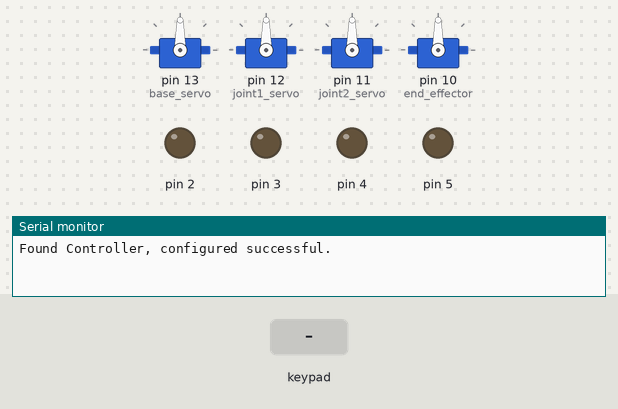
Bench run of a sketch on a simulated Arduino Uno, built with avr-gcc and run on an emulated ATmega328P. On the bench: 4 × servo, output pins drawn as LEDs (lit = HIGH), the last lines printed to the serial monitor. The test bench sets the inputs (shaded band).

Above: at 1.2 s.
1.3 s: key 'U' pressed
At 2.4 s:
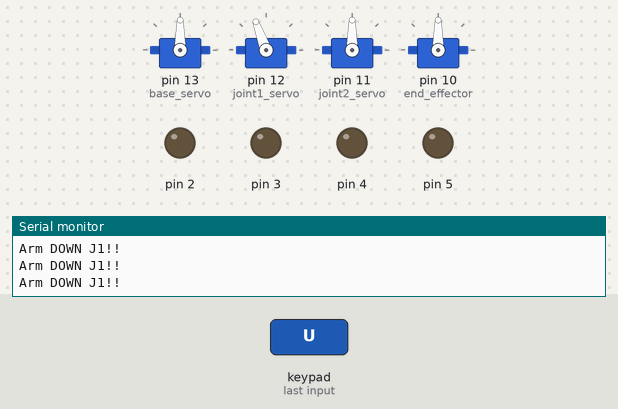
3.1 s: key 'L' pressed
At 4.2 s:
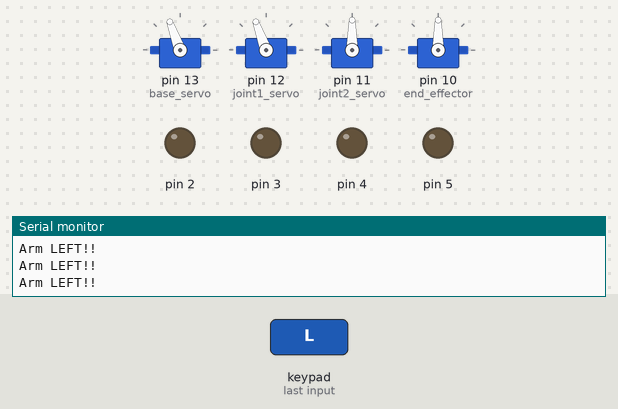
4.9 s: key 'D' pressed
At 6.1 s:
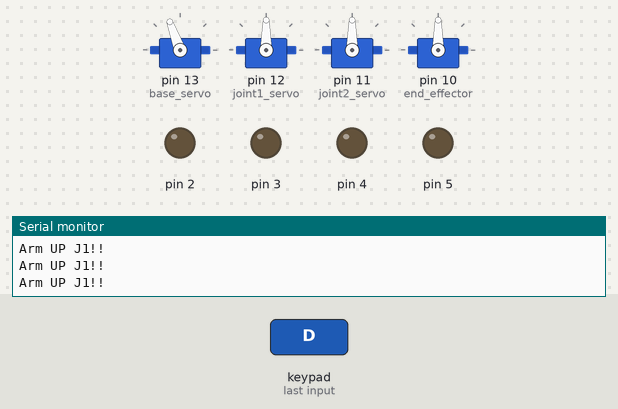
6.7 s: key 'O' pressed
At 7.9 s:
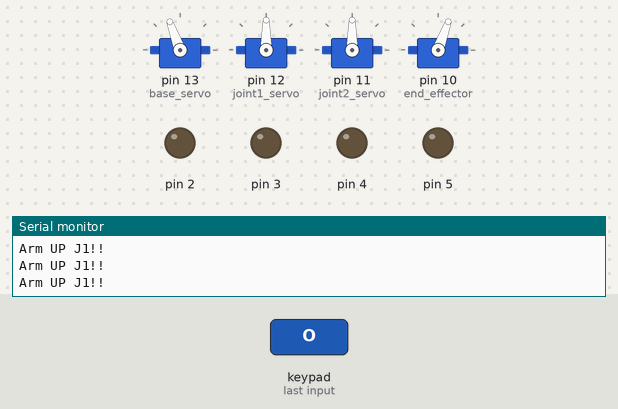
8.5 s: key 'R' pressed
At 9.1 s:
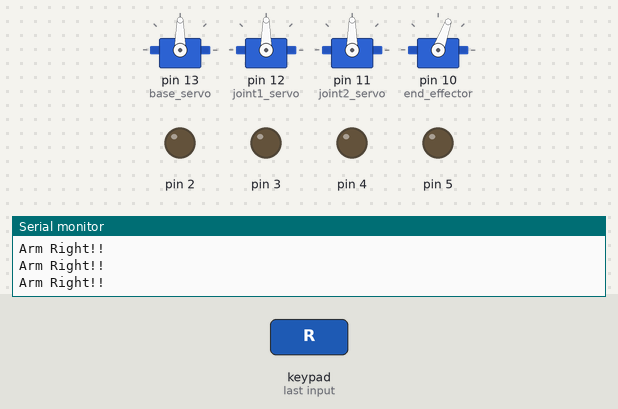
10.3 s: key 'T' pressed
At 11.0 s:
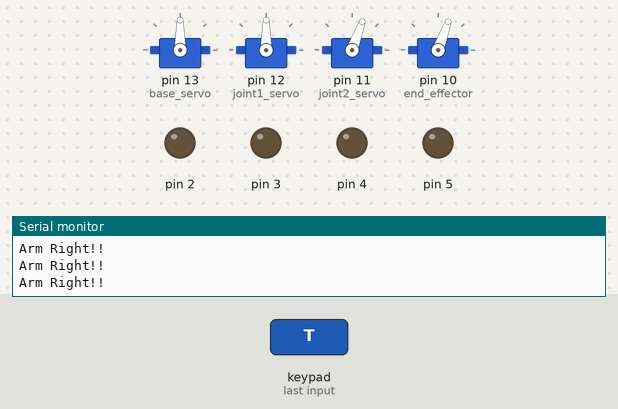
Timing chart, 0 to 13.1 s (numbered marks = the images above; inputs shaded):
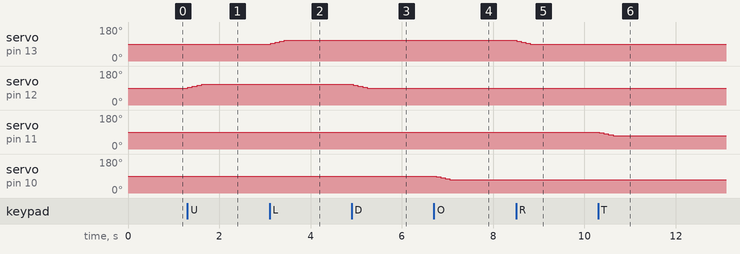

Measured:
- after the input at 1.3 s, servo on pin 12 (joint1_servo): 90° → 95° at once, → 100° 0.10 s later, → 105° 0.10 s later, → 110° 0.10 s later
- after the input at 3.1 s, servo on pin 13 (base_servo): 90° → 95° at once, → 100° 0.10 s later, → 105° 0.10 s later, → 110° 0.10 s later
- after the input at 4.9 s, servo on pin 12 (joint1_servo): 110° → 105° at once, → 100° 0.10 s later, → 95° 0.10 s later, → 90° 0.10 s later
- after the input at 6.7 s, servo on pin 10 (end_effector): 90° → 85° after 0.05 s, → 80° 0.10 s later, → 75° 0.10 s later, → 70° 0.10 s later
- after the input at 8.5 s, servo on pin 13 (base_servo): 110° → 105° at once, → 100° 0.10 s later, → 95° 0.10 s later, → 90° 0.10 s later
- after the input at 10.3 s, servo on pin 11 (joint2_servo): 90° → 85° at once, → 80° 0.10 s later, → 75° 0.10 s later, → 70° 0.10 s later

The sketch:

documentation_and_code.ino
```cpp
/*

       crocodile buggy
 • our idea:
    wheeled mobile robot with metal detector sensor controlled by arm to detect metals (Mine)

 • Electronic parts
    1)  Arduino maga 1
    2)  DC motors 4
    3)  wheels  8
    4)  L298N motor driver 2
    5)  servo motor MG955 3 (180 degree)
    6)  metal detector
    7)  programmable ps2 controller
    8)  9V battery (Arduino)
    9)  5V battery (servos)
    10) 11.1V battery (DC motors)

 • pins decumentation:
    • Servos:
        1) base servo : 13
        2) joint1 servo : 12
        3) joint2 servo : 11
        3) end effector : 10
    • Ps2 controllar:
        1) data : 9
        2) command : 8
        3) vibration : -
        4) GND : GND
        5) power : 3.3v or 5v
        6) attention : 7
        7) clock : 6
        8) no connection : -
        9) Acknowledge : -
    • motors:
      • front:
        1) Left:
          Enable : 5
          IN1 : 22
          IN2 : 24
        2) Right:
          Enable: 4
          IN3 : 26
          IN4 : 28
     • Back:
        1)Right:
          Enable: 3
          IN1 : 36
          IN2 : 34
        4)Left:
         Enable: 2
          IN3 : 32
          IN4 : 30
    • sersor:
      V+ : 5v
      V- : GND
  • for movement:
  1) arm
      Key       move   type
  PSB_PAD_UP    UP     Analog
  PSB_PAD_DOWN  DOWN   Analog
  PSB_PAD_LEFT  LEFT   Analog
  PSB_PAD_RIGHT RIGHT  Analog
  2)motor movement
   Forword =>        X = 128  ,  Y = 0
   Forword_left =>   X = 0    ,  Y = 0
   Forword_Right =>  X = 255  ,  Y = 0
   Left =>           X = 0    ,  Y = 128
   Right =>          X = 255  ,  Y = 128
   Backword =>       X = 128  ,  Y = 255
   Backword_left =>  X = 0    ,  Y = 255
   Backword_Right => X = 255  ,  Y = 255
*/
#include <Servo.h>
#include <PS2X_lib.h>

class motor {
private:
  int speed;  //speed can be  between [0 , 255]
  byte first_pin, second_pin, Enable;
  // first_pin and second_pin will get the pins IN1 , IN2 , IN3 , IN4

public:
  //a contractor will help holding the pins for each motor
  motor(int speed, byte Enable, byte first_pin, byte second_pin) {
    this->speed = speed;
    this->Enable = Enable;
    this->first_pin = first_pin;
    this->second_pin = second_pin;
    pinMode(Enable, OUTPUT);
    pinMode(first_pin, OUTPUT);
    pinMode(second_pin, OUTPUT);
  }
  inline void speed_control(int speed) {
    this->speed = speed;
  }
  void Forword() {
    analogWrite(Enable, speed);
    digitalWrite(first_pin, HIGH);
    digitalWrite(second_pin, LOW);
  }
  void Backword() {
    analogWrite(Enable, speed);
    digitalWrite(first_pin, LOW);
    digitalWrite(second_pin, HIGH);
  }
  inline void stop() {
    analogWrite(Enable, 0);
  }
};

//motor(speed, Enable , first_pin, second_pin);
motor front_L(255,5, 22, 24), front_R(255,4, 26, 28);
motor back_L(255,2, 32, 30 ), back_R(255,  3, 36, 38);
//Servo
Servo base_servo, joint1_servo, joint2_servo, end_effector;
//controllr
PS2X ps2x;
byte error;

void stop_all() {
  front_L.stop();
  front_R.stop();
  back_L.stop();
  back_R.stop();
}
void setup() {
  Serial.begin(9600);
  //------------------------------------------------
  base_servo.attach(13);
  joint1_servo.attach(12);
  joint2_servo.attach(11);
  end_effector.attach(10);
  //------------------------------------------------
  //ps2x.config_gamepad(clock, command, attention, data, Pressures? Rumble?);
  error = ps2x.config_gamepad(6, 8, 7, 9, false, false);

  if (error == 0)
    Serial.println("Found Controller, configured successful.");
  else if (error == 1)
    Serial.println("No controller found.");
  else if (error == 2)
    Serial.println("Controller found but not accepting commands.");
  else if (error == 3)
    Serial.println("Controller refusing to enter Pressures mode, may not support it.");
}
void loop() {
  ps2x.read_gamepad();
  static byte base_angle = 90, joint1_angle = 90, joint2_angle = 90, end_effector_angle = 90;
  char *buffer = new char[10];


  if (ps2x.Button(PSB_START)) {
    base_angle = 90, joint1_angle = 90, joint2_angle = 90;
    base_servo.write(base_angle);
    delay(500);
    joint1_servo.write(joint1_angle);
    delay(500);
    joint2_servo.write(joint2_angle);
  } else if (ps2x.Button(PSB_PAD_DOWN)) {
    Serial.println("Arm UP J1!!");
    if (joint1_angle == 90)
      return;
    joint1_servo.write(joint1_angle -= 5);
    delay(50);
  } else if (ps2x.Button(PSB_PAD_UP)) {
    Serial.println("Arm DOWN J1!!");
    if (joint1_angle == 180)
      return;
    joint1_servo.write(joint1_angle += 5);
    delay(50);
  } else if (ps2x.Button(PSB_PAD_RIGHT)) {
    Serial.println("Arm Right!!");
    if (base_angle == 0)
      return;
    base_servo.write(base_angle -= 5);
    delay(50);
  } else if (ps2x.Button(PSB_PAD_LEFT)) {
    Serial.println("Arm LEFT!!");
    if (base_angle == 180)
      return;
    base_servo.write(base_angle += 5);
    delay(50);
  } else if (ps2x.Button(PSB_BLUE)) {
    Serial.println("Arm UP J2!!");
    if (joint2_angle == 90)
      return;
    joint2_servo.write(joint2_angle += 5);
    delay(50);
  } else if (ps2x.Button(PSB_GREEN)) {
    if (joint2_angle == 0)
      return;
    joint2_servo.write(joint2_angle -= 5);
    delay(50);
  } else if (ps2x.Button(PSB_PINK)) {
    if (end_effector_angle == 90)
      return;
    end_effector.write(end_effector_angle += 5);
    delay(50);
  } else if (ps2x.Button(PSB_RED)) {
    if (end_effector_angle == 0)
      return;
    end_effector.write(end_effector_angle -= 5);
    delay(50);
  } else if (ps2x.Button(PSB_R1)) {
    byte X = (ps2x.Analog(PSS_LX));
    byte Y = (ps2x.Analog(PSS_LY));
    sprintf(buffer, "X:%d Y:%d", X, Y);
    Serial.println(buffer);
    //------------------------------------------
    if (X == 128 && Y == 0) {  //Forword
      back_R.Forword();
      front_L.Forword();
      front_R.Forword();
      back_L.Forword();

      delay(50);
      stop_all();
    } else if (X == 0 && Y == 0) {  //  Forword Left
      front_L.Forword();
      front_R.Forword();
      back_L.stop();
      back_R.Forword();
      delay(50);
      stop_all();
    } else if (X == 255 && Y == 0) {  //  Forword Right
      front_L.Forword();
      front_R.Forword();
      back_L.Forword();
      back_R.stop();
      delay(50);
      stop_all();
    } else if (X == 0 && Y == 128) {  // Left
      front_L.stop();
      front_R.Forword();
      back_L.stop();
      back_R.Forword();
      delay(50);
      stop_all();
    } else if (X == 255 && Y == 128) {  // Right
      front_L.Forword();
      front_R.stop();
      back_L.Forword();
      back_R.stop();
      delay(50);
      stop_all();
    } else if (X == 128 && Y == 255) {  // Backword
      front_L.Backword();
      front_R.Backword();
      back_L.Backword();
      back_R.Backword();
      delay(50);
      stop_all();
    } else if (X == 0 && Y == 255) {  // Backword Left
      front_L.Backword();
      front_R.Backword();
      back_L.stop();
      back_R.Backword();
      delay(50);
      stop_all();
    } else if (X == 255 && Y == 255) {  // Backword Right
      front_L.Backword();
      front_R.Backword();
      back_L.Backword();
      back_R.stop();
      delay(50);
      stop_all();
    }
  }
  delay(50);
  stop_all();
  delete[] buffer;
}
```
